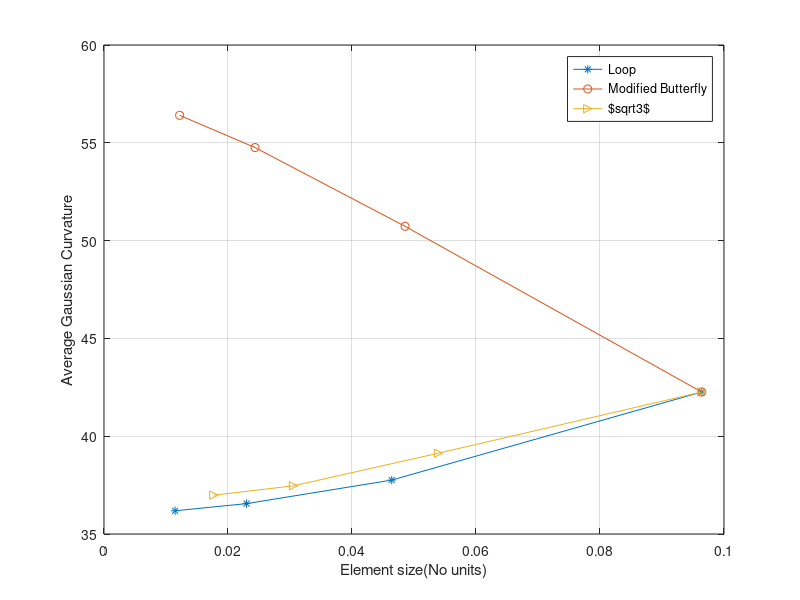

This chart was generated by the following MATLAB code:
clear
clc

gaussianAvgLoop = [42.2603 37.7565 36.5533 36.1876];
gaussianAvgMb = [42.2603 50.7308 54.7569 56.4056];
gaussianAvgR3 = [42.2603 39.1326 37.4648 36.9852];

hLoop1 = [0.0964, 0.046406, 0.02299,0.011466];
hMb1 =   [0.0964, 0.0485546, 0.024357,0.012195];
hRoot1 = [0.0964, 0.053957, 0.03057,0.01771];

hLoop = [5804,23216,92864,371456];
hMb = [5804,23217,92864,371456];
hRoot = [5804,17412,52236,156708];

plot(hLoop1, gaussianAvgLoop, '-*');
hold on
plot(hMb1, gaussianAvgMb, '-o');
hold on
plot(hRoot1, gaussianAvgR3, '->');
grid on

xlabel("Element size(No units)");
ylabel("Average Gaussian Curvature");
legend("Loop","Modified Butterfly","$\sqrt{3}$");
